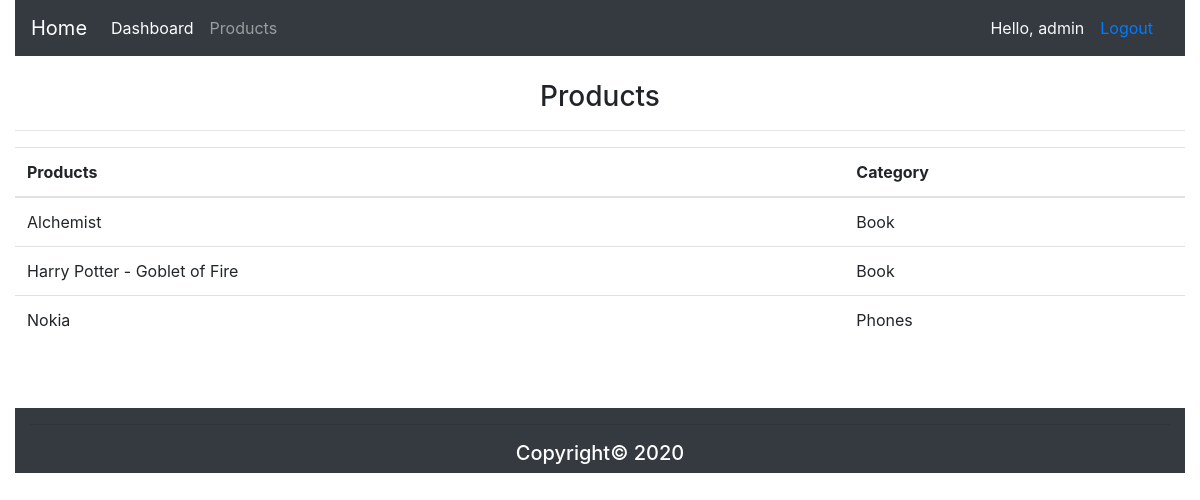
/products (signed in), run on the app's committed database.
### account/models.py (models this page shows, shortened)
class Product(models.Model):
    name = models.CharField(max_length = 64,null =True)
    Price = models.FloatField(null = True)
    category = models.CharField(max_length = 100,null =True)
    description = models.TextField(null =True)
    date_created = models.DateField(auto_now_add = True,null =True)

### account/decorators.py (the view)
        def wrapper_func(request, *args, **kwargs):
            gorup = None
            if request.user.groups.exists():
                group = request.user.groups.all()[0].name
            if group in allowed_roles:
                return view_func(request, *args, **kwargs)
            else:
                return HttpResponse('You are not authorised to view this page')

### account/views.py (called while the page is built)
@login_required(login_url = 'login')
@allowed_user(allowed_roles= ['admin'])
def product(request):
    products = Product.objects.all()
    return render(request,'account/product.html',{'products': products})

### account/templates/account/product.html
{% extends 'account/base.html' %}
{% block content%}
<div class="container-fluid mt-4">
        <div class="row">
            <div class="col-md-12" >
                <p class="h3 text-center">Products</p>
                <hr>
                <table class='table table-hover '>
                    <thead>
                        <th>Products</th>
                        <th>Category</th>
                    </thead>
                    <tbody>
                        {% for product in products %}
                        <tr>
                            <td>{{product.name}}</td>
                            <td>{{product.category}}</td>
                        </tr>
                        {% endfor %}
                    </tbody>
                </table>
            </div>
</div>
<br>
<br>
{% endblock content%}

### account/templates/account/base.html (shortened to what this page needs)
{% load static %}
<!DOCTYPE html>
<html lang="en">
<head>
    <link href="https://stackpath.bootstrapcdn.com/bootstrap/4.4.1/css/bootstrap.min.css" rel="stylesheet"
>
    {% block static %}
    <link rel="stylesheet" href='{% static "account/dashboard.css" %}'type ='text/css'>
    {% endblock static %}
</head>
<body>
    {% block nav %}
        <section id = 'nav '>
            <div class="container-fluid">
                <div class="row">
                    <div class="col">
                            <nav class="navbar navbar-expand-lg navbar-dark bg-dark ">
                                    <a class="navbar-brand" href="{% url 'dashboard' %}">Home</a>
                                    <div class="collapse navbar-collapse" id="navbarNavAltMarkup">
                                      <div class="navbar-nav">
                                         {% if request.user.is_staff %}
                                            <a class="nav-item nav-link active" href="{% url 'dashboard' %}">Dashboard <span class="sr-only">(current)</span></a>
                                            <a class="nav-item nav-link" href="{% url 'products' %}">Products</a>
                                        {% else %}
                                            <a class="nav-item nav-link" href="{% url 'setting' %}">Setting</a>
                                        {% endif %}
                                      </div>
                                    </div>
                                    <span class = 'text-light hello-msg'> Hello, {{request.user}}</span>
                                    <a class="nav-item nav-link" href="{% url 'logout' %}">Logout</a>
                                  </nav>
                    </div>
                </div>
            </div>
        </section>
    {% endblock nav %}
    {% block content %}
    {% endblock %}
    {% block footer %}
        <section id ='footer'>
            <div class="container-fluid">
                <div class="row">
                    <div class="col bg-dark text-white">
                        <hr>
                        <p class="h5 text-center text-flat  ">Copyright&#169; 2020</p>
                    </div>
                </div>
            </div>
        </section>
    {% endblock %}
</body>
</html>

### account/static/account/dashboard.css (style rules this page uses)
html { height: 100%; }
body { min-height: 100%; }

### data on the page
Product: name "Alchemist", category "Book"
Product: name "Harry Potter - Goblet of Fire", category "Book"
Product: name "Nokia", category "Phones"

### other printed values
{{ request.user }} "admin"
